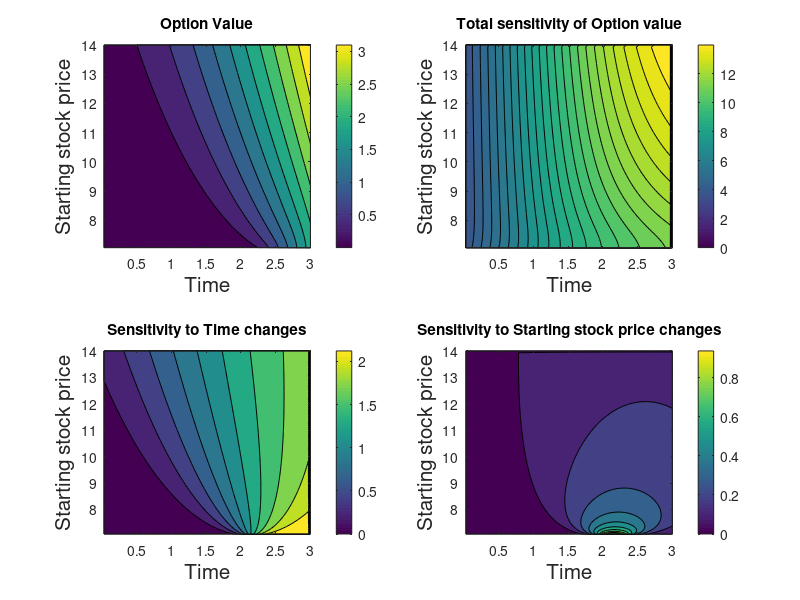

MATLAB code to generate this figure:
%% Preambule
mu=0.02;
sigma=0.2;
time=82/252;
yield=0;
Strike=12;
Start=11;

%% 2D Plots
ValueCall=zeros(100,100);
ValuePut=zeros(100,100);
DValueCall=zeros(100,100);
DValuePut=zeros(100,100);
timevec=[];
startvec=[];
resolutionx=0.03;
resolutiony=0.07;

for i=1:100,
    time=0+i*resolutionx;
    startvec=[];
    for j=1:100,
        start=7+j*resolutiony;
        [A,B]=blsprice(start,Strike,mu,time,sigma,yield);
        ValueCall(i,j)=A;
        ValuePut(i,j)=B;
        startvec(end+1)=start;
    end
    timevec(end+1)=time;
end

%%
DxValueCall=zeros(100,100);
DxValuePut=zeros(100,100);
for i=1:100,
    A=diff(ValueCall(i,:));
    B=diff(ValueCall(i,:));
    for j=1:99,
        DxValueCall(i,j)=A(j)/resolutionx;
        DxValuePut(i,j)=B(j)/resolutionx;
    end
end

DyValueCall=zeros(100,100);
DyValuePut=zeros(100,100);
for i=1:100,
    A=diff(ValueCall(:,i));
    B=diff(ValueCall(:,i));
    for j=1:99,
        DyValueCall(j,i)=A(j)/resolutiony;
        DyValuePut(j,i)=B(j)/resolutiony;
    end
end

%% Normalization
start0=11;
time0=82/252;

DyNValueCall=DyValueCall;
DyNValuePut=DyValuePut;
DxNValueCall=DxValueCall;
DxNValuePut=DxValuePut;

SensValueCall=sqrt(DyNValueCall^2+DxNValueCall^2);
SensValuePut=sqrt(DyNValuePut^2+DxNValuePut^2);


%% Actual Plots
subplot(2,2,1)
contourf(timevec,startvec,ValueCall,10)
xlabel('Time','FontSize', 15)
ylabel('Starting stock price','FontSize', 15)
title('Option Value')
colorbar

subplot(2,2,2)
contourf(timevec,startvec,SensValueCall,30)
xlabel('Time','FontSize', 15)
ylabel('Starting stock price','FontSize', 15)
title('Total sensitivity of Option value')
colorbar

subplot(2,2,3)
contourf(timevec(1:end),startvec(1:end),DxValueCall,10)
xlabel('Time','FontSize', 15)
ylabel('Starting stock price','FontSize', 15)
title('Sensitivity to Time changes')
colorbar

subplot(2,2,4)
contourf(timevec(1:end),startvec(1:end),DyValueCall,10)
xlabel('Time','FontSize', 15)
ylabel('Starting stock price','FontSize', 15)
title('Sensitivity to Starting stock price changes')
colorbar